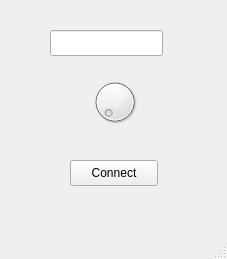
<?xml version="1.0" encoding="UTF-8"?>
<ui version="4.0">
 <class>MainWindow</class>
 <widget class="QMainWindow" name="MainWindow">
  <property name="geometry">
   <rect>
    <x>0</x>
    <y>0</y>
    <width>227</width>
    <height>259</height>
   </rect>
  </property>
  <property name="windowTitle">
   <string>MainWindow</string>
  </property>
  <widget class="QWidget" name="centralwidget">
   <widget class="QPushButton" name="connectButton">
    <property name="geometry">
     <rect>
      <x>70</x>
      <y>160</y>
      <width>88</width>
      <height>26</height>
     </rect>
    </property>
    <property name="text">
     <string>Connect</string>
    </property>
   </widget>
   <widget class="QDial" name="dial">
    <property name="geometry">
     <rect>
      <x>90</x>
      <y>70</y>
      <width>50</width>
      <height>64</height>
     </rect>
    </property>
   </widget>
   <widget class="QLineEdit" name="lineEdit">
    <property name="geometry">
     <rect>
      <x>50</x>
      <y>30</y>
      <width>113</width>
      <height>26</height>
     </rect>
    </property>
   </widget>
  </widget>
  <widget class="QMenuBar" name="menubar">
   <property name="geometry">
    <rect>
     <x>0</x>
     <y>0</y>
     <width>227</width>
     <height>23</height>
    </rect>
   </property>
  </widget>
  <widget class="QStatusBar" name="statusbar"/>
 </widget>
 <resources/>
 <connections/>
</ui>
